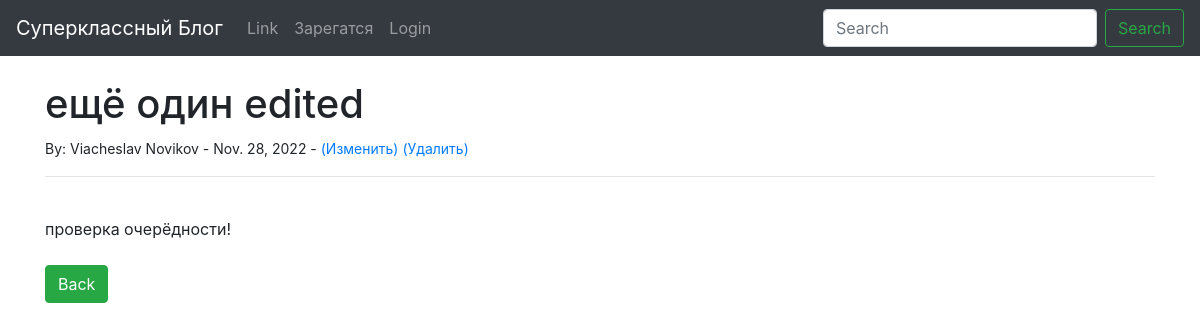
Page /article/6 on the committed database.
### newspaper/models.py (models this page shows, shortened)
class Post(models.Model):
    article = 'СТ'
    news = 'НО'
    ARTICLE_NEWS = [
        (article, 'Статья'),
        (news, 'Новость'),
    ]
    title = models.CharField(max_length = 255)
    title_tag = models.CharField(max_length=2,choices=ARTICLE_NEWS,default=news)
    author = models.ForeignKey(User, on_delete = models.CASCADE)
    body = models.TextField()
    post_date = models.DateField(auto_now_add=True)

### newspaper/views.py (the view)
# urls.py: path('article/<int:pk>', ArticleDetailView.as_view(), name = 'article-details'),
class ArticleDetailView(DetailView):
    model = Post
    template_name = 'article-details.html'

### newspaper/templates/article-details.html (shortened to what this page needs)
{% extends 'base.html' %}
{% block content %}
<h1>{{post.title}}</h1>
<small>By:
    {{ post.author.first_name }}
    {{post.author.last_name }} -
    {{ post.post_date }} -
    <a href="{% url 'update_post' post.pk %}">(Изменить)</a>
    <a href="{% url 'delete_post' post.pk %}">(Удалить)</a>
</small><br/>
<hr>
{{ post.body }}
<br/><br/>
<a href="{% url 'home' %}" class="btn btn-success">Back</a>
{% endblock %}

### rows in the picture
Post: title "ещё один edited", author.first_name "Viacheslav", author.last_name "Novikov", post_date "Nov. 28, 2022", body "проверка очерёдности!"
